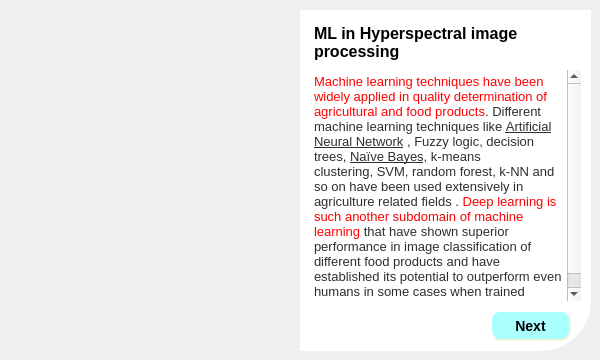
      <widget class="QWidget" name="tab_6">
       <attribute name="title">
        <string>What is ML</string>
       </attribute>
       <widget class="QLabel" name="label_3">
        <property name="geometry">
         <rect>
          <x>20</x>
          <y>10</y>
          <width>281</width>
          <height>341</height>
         </rect>
        </property>
        <property name="styleSheet">
         <string notr="true">border-image:url(:/shrimp/iCloud 사진/IMG_2768.JPG);
border-top-left-radius: 50px;</string>
        </property>
        <property name="text">
         <string/>
        </property>
       </widget>
       <widget class="QTextBrowser" name="textBrowser_8">
        <property name="geometry">
         <rect>
          <x>310</x>
          <y>20</y>
          <width>271</width>
          <height>51</height>
         </rect>
        </property>
        <property name="font">
         <font>
          <pointsize>14</pointsize>
         </font>
        </property>
        <property name="frameShape">
         <enum>QFrame::NoFrame</enum>
        </property>
        <property name="frameShadow">
         <enum>QFrame::Plain</enum>
        </property>
        <property name="html">
         <string>&lt;!DOCTYPE HTML PUBLIC &quot;-//W3C//DTD HTML 4.0//EN&quot; &quot;http://www.w3.org/TR/REC-html40/strict.dtd&quot;&gt;
&lt;html&gt;&lt;head&gt;&lt;meta name=&quot;qrichtext&quot; content=&quot;1&quot; /&gt;&lt;style type=&quot;text/css&quot;&gt;
p, li { white-space: pre-wrap; }
&lt;/style&gt;&lt;/head&gt;&lt;body style=&quot; font-family:'MS Shell Dlg 2'; font-size:14pt; font-weight:400; font-style:normal;&quot;&gt;
&lt;p style=&quot; margin-top:0px; margin-bottom:0px; margin-left:0px; margin-right:0px; -qt-block-indent:0; text-indent:0px;&quot;&gt;&lt;span style=&quot; font-size:12pt; font-weight:600;&quot;&gt;ML in Hyperspectral image processing&lt;/span&gt;&lt;/p&gt;&lt;/body&gt;&lt;/html&gt;</string>
        </property>
       </widget>
       <widget class="QPushButton" name="whatml_next">
        <property name="geometry">
         <rect>
          <x>490</x>
          <y>310</y>
          <width>81</width>
          <height>31</height>
         </rect>
        </property>
        <property name="styleSheet">
         <string notr="true">QPushButton {
background-color: rgb(170, 255, 255);
    border-style: outset;
    border-width: 2px;
    border-radius: 10px;
    border-color: beige;
    font: bold 14px;
    padding: 6px;
}</string>
        </property>
        <property name="text">
         <string>Next</string>
        </property>
       </widget>
       <widget class="QLabel" name="label_13">
        <property name="geometry">
         <rect>
          <x>10</x>
          <y>10</y>
          <width>291</width>
          <height>171</height>
         </rect>
        </property>
        <property name="styleSheet">
         <string notr="true">border-radius: 50px;</string>
        </property>
        <property name="text">
         <string/>
        </property>
        <property name="pixmap">
         <pixmap>image/IMG_2772.JPG</pixmap>
        </property>
        <property name="scaledContents">
         <bool>true</bool>
        </property>
        <property name="wordWrap">
         <bool>false</bool>
        </property>
       </widget>
       <widget class="QLabel" name="label_4">
        <property name="geometry">
         <rect>
          <x>300</x>
          <y>10</y>
          <width>291</width>
          <height>341</height>
         </rect>
        </property>
        <property name="styleSheet">
         <string notr="true">background-color:rgba(255,255,255,255);
border-bottom-right-radius:50px;</string>
        </property>
        <property name="text">
         <string/>
        </property>
       </widget>
       <widget class="QTextBrowser" name="textBrowser_7">
        <property name="geometry">
         <rect>
          <x>310</x>
          <y>70</y>
          <width>271</width>
          <height>231</height>
         </rect>
        </property>
        <property name="frameShape">
         <enum>QFrame::NoFrame</enum>
        </property>
        <property name="frameShadow">
         <enum>QFrame::Plain</enum>
        </property>
        <property name="html">
         <string>&lt;!DOCTYPE HTML PUBLIC &quot;-//W3C//DTD HTML 4.0//EN&quot; &quot;http://www.w3.org/TR/REC-html40/strict.dtd&quot;&gt;
&lt;html&gt;&lt;head&gt;&lt;meta name=&quot;qrichtext&quot; content=&quot;1&quot; /&gt;&lt;style type=&quot;text/css&quot;&gt;
p, li { white-space: pre-wrap; }
&lt;/style&gt;&lt;/head&gt;&lt;body style=&quot; font-family:'MS Shell Dlg 2'; font-size:11.4pt; font-weight:400; font-style:normal;&quot;&gt;
&lt;p style=&quot; margin-top:12px; margin-bottom:12px; margin-left:0px; margin-right:0px; -qt-block-indent:0; text-indent:0px;&quot;&gt;&lt;span style=&quot; font-size:10pt; color:#ff0000;&quot;&gt;Machine learning techniques have been widely applied in quality determination of agricultural and food products&lt;/span&gt;&lt;span style=&quot; font-size:10pt; color:#2e2e2e;&quot;&gt;. Different machine learning techniques like &lt;/span&gt;&lt;a href=&quot;https://www.sciencedirect.com/topics/biochemistry-genetics-and-molecular-biology/artificial-neural-network&quot;&gt;&lt;span style=&quot; font-size:10pt; text-decoration: underline; color:#2e2e2e;&quot;&gt;Artificial Neural Network&lt;/span&gt;&lt;/a&gt;&lt;span style=&quot; font-size:10pt; color:#2e2e2e;&quot;&gt; , Fuzzy logic, decision trees, &lt;/span&gt;&lt;a href=&quot;https://www.sciencedirect.com/topics/biochemistry-genetics-and-molecular-biology/bayesian-learning&quot;&gt;&lt;span style=&quot; font-size:10pt; text-decoration: underline; color:#2e2e2e;&quot;&gt;Naïve Bayes&lt;/span&gt;&lt;/a&gt;&lt;span style=&quot; font-size:10pt; color:#2e2e2e;&quot;&gt;, k-means clustering, SVM, random forest, k-NN and so on have been used extensively in agriculture related fields . &lt;/span&gt;&lt;span style=&quot; font-size:10pt; color:#ff0000;&quot;&gt;Deep learning is such another subdomain of machine learning&lt;/span&gt;&lt;span style=&quot; font-size:10pt; color:#2e2e2e;&quot;&gt; that have shown superior performance in image classification of different food products and have established its potential to outperform even humans in some cases when trained adequately.&lt;/span&gt;&lt;span style=&quot; font-size:8.14286pt;&quot;&gt; &lt;/span&gt;&lt;/p&gt;&lt;/body&gt;&lt;/html&gt;</string>
        </property>
       </widget>
       <widget class="QLabel" name="label_12">
        <property name="geometry">
         <rect>
          <x>10</x>
          <y>180</y>
          <width>291</width>
          <height>171</height>
         </rect>
        </property>
        <property name="styleSheet">
         <string notr="true">border-radius: 50px;</string>
        </property>
        <property name="text">
         <string/>
        </property>
        <property name="pixmap">
         <pixmap>image/IMG_2758.JPEG</pixmap>
        </property>
        <property name="scaledContents">
         <bool>true</bool>
        </property>
        <property name="wordWrap">
         <bool>false</bool>
        </property>
       </widget>
       <zorder>label_4</zorder>
       <zorder>label_3</zorder>
       <zorder>textBrowser_8</zorder>
       <zorder>whatml_next</zorder>
       <zorder>label_13</zorder>
       <zorder>textBrowser_7</zorder>
       <zorder>label_12</zorder>
      </widget>
